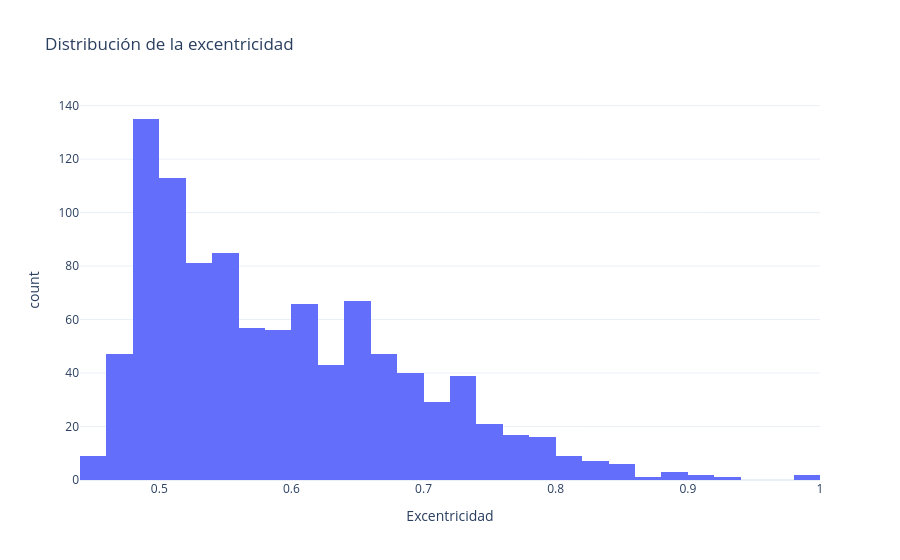

This figure's notebook cell:
### Code cell
# historiograma de excentricidad
px.histogram(
    x=eccentricity,
    nbins=30,
    labels={'x': 'Excentricidad', 'y': 'Frecuencia'},
    title='Distribución de la excentricidad',
    template='plotly_white'
).show()

### Figure 1 — Plotly figure (JSON) as saved in the notebook; plotly's stock layout.template omitted (floating-point values rounded to 4 significant figures; data arrays with more than 128 entries replaced by an {"elided": "..."} marker saying what was removed)
{"data": [{"bingroup": "x", "hovertemplate": "Excentricidad=%{x}<br>count=%{y}<extra></extra>", "legendgroup": "", "marker": {"color": "#636efa", "pattern": {"shape": ""}}, "name": "", "nbinsx": 30, "orientation": "v", "showlegend": false, "type": "histogram", "x": {"elided": "999 float values"}, "xaxis": "x", "yaxis": "y"}], "layout": {"barmode": "relative", "legend": {"tracegroupgap": 0}, "title": {"text": "Distribución de la excentricidad"}, "xaxis": {"anchor": "y", "domain": [0, 1], "title": {"text": "Excentricidad"}}, "yaxis": {"anchor": "x", "domain": [0, 1], "title": {"text": "count"}}}}
